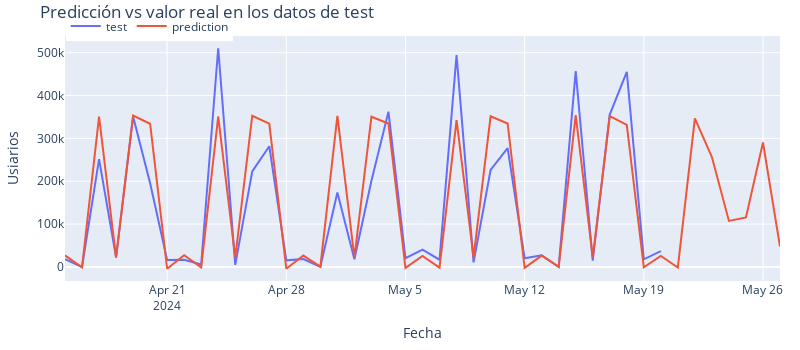

Notebook code for this chart:
### Code cell
fig = go.Figure()
cajero = "Cajero_1"
test_cajero = test_dfB[cajero].copy()
test_cajero = pd.DataFrame(test_cajero)
pre_cajero = predictions_ms[cajero].copy()
pre_cajero = pd.DataFrame(pre_cajero)
trace1 = go.Scatter(x=test_cajero[:-7].index, y=test_cajero[cajero][:-7], name="test", mode="lines")
trace2 = go.Scatter(x=pre_cajero.index, y=pre_cajero[cajero], name="prediction", mode="lines")
fig.add_trace(trace1)
fig.add_trace(trace2)
fig.update_layout(
    title="Predicción vs valor real en los datos de test",
    xaxis_title="Fecha",
    yaxis_title="Usiarios",
    width=800,
    height=350,
    margin=dict(l=20, r=20, t=35, b=20),
    legend=dict(
        orientation="h",
        yanchor="top",
        y=1.1,
        xanchor="left",
        x=0.001
    )
)
